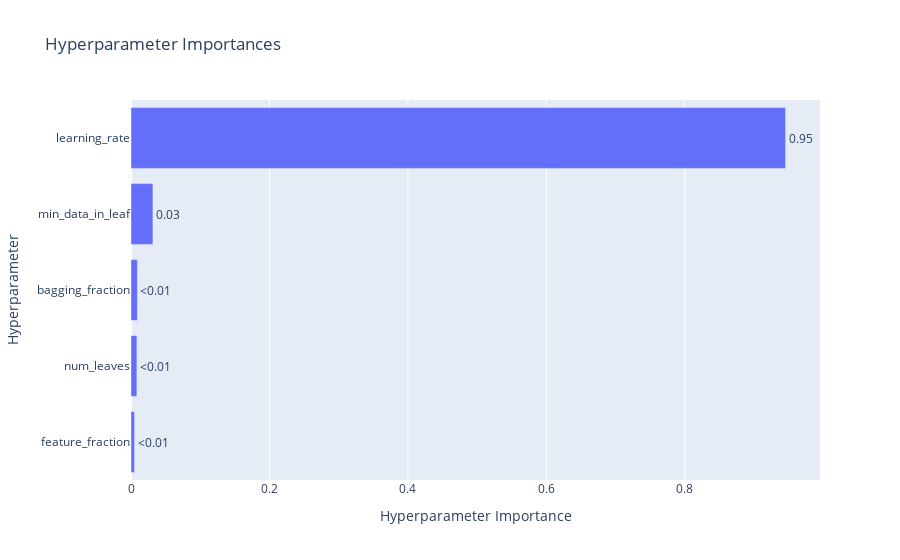

Notebook code cell kept with this figure:
### Code cell
plot_param_importances(study_1)

### Figure 1 — Plotly figure (JSON) as saved in the notebook; plotly's stock layout.template omitted (floating-point values rounded to 4 significant figures)
{"data": [{"cliponaxis": false, "hovertemplate": ["feature_fraction (FloatDistribution): 0.005094662461246279<extra></extra>", "num_leaves (IntDistribution): 0.008513304234654073<extra></extra>", "bagging_fraction (FloatDistribution): 0.009260097804289123<extra></extra>", "min_data_in_leaf (IntDistribution): 0.03166539369396219<extra></extra>", "learning_rate (FloatDistribution): 0.9454665418058483<extra></extra>"], "name": "Objective Value", "orientation": "h", "text": ["<0.01", "<0.01", "<0.01", "0.03", "0.95"], "textposition": "outside", "type": "bar", "x": [0.005095, 0.008513, 0.00926, 0.03167, 0.9455], "y": ["feature_fraction", "num_leaves", "bagging_fraction", "min_data_in_leaf", "learning_rate"]}], "layout": {"title": {"text": "Hyperparameter Importances"}, "xaxis": {"title": {"text": "Hyperparameter Importance"}}, "yaxis": {"title": {"text": "Hyperparameter"}}}}
